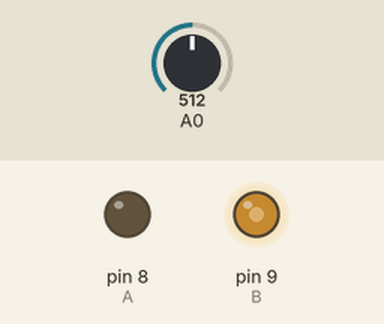
This sketch was run on a simulated Arduino Uno, built with avr-gcc and run on an emulated ATmega328P. Shown: output pins drawn as LEDs (lit = HIGH). The test bench sets the inputs (shaded band); at power-on: A0 = 512.

Above: at 1.2 s.
1.3 s: A0 set to 716
At 2.5 s:
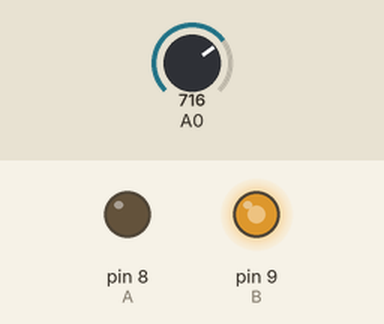
2.8 s: A0 set to 900
At 3.9 s:
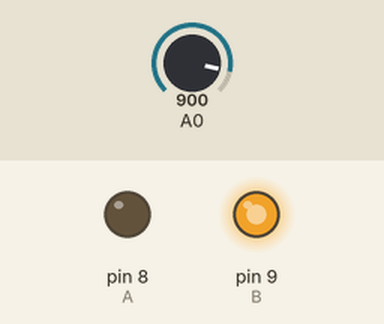
4.3 s: A0 set to 122
At 5.0 s:
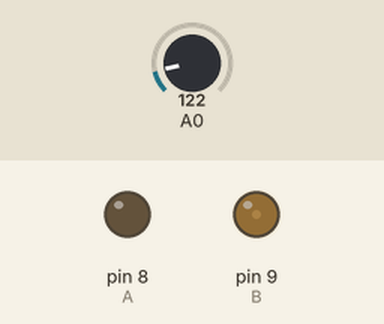
5.8 s: A0 set to 0
At 6.2 s:
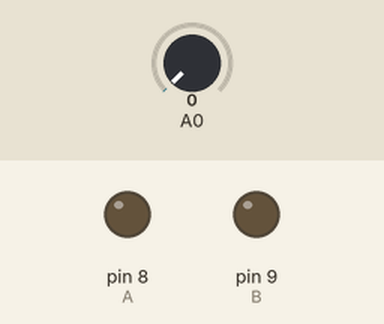
7.3 s: A0 set to 511
At 8.5 s:
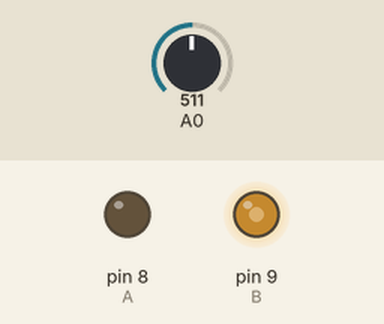
Timing chart, 0 to 9.8 s (numbered marks = the images above; inputs shaded):
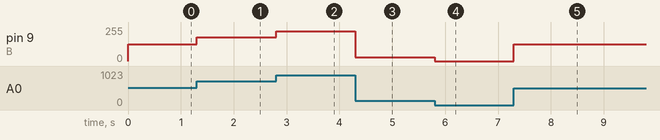

Measured:
- after the input at 1.3 s, pin 9 (B): 127/255 → 178/255 at once
- after the input at 2.8 s, pin 9 (B): 178/255 → 224/255 at once
- after the input at 4.3 s, pin 9 (B): 224/255 → 30/255 at once
- after the input at 5.8 s, pin 9 (B): 30/255 → 0/255 at once
- after the input at 7.3 s, pin 9 (B): 0/255 → 127/255 at once

The sketch:

DC_motor_joystick.ino
```cpp
#define A 8
#define B 9

int a,x,b,y;
void setup() {
  pinMode(A,OUTPUT);
  pinMode(B,OUTPUT);
  digitalWrite(A,LOW);
}

void loop() {

  x = analogRead(A0);
  b = map(x,0,1023,0,255);
   analogWrite(B,b);

}
```
